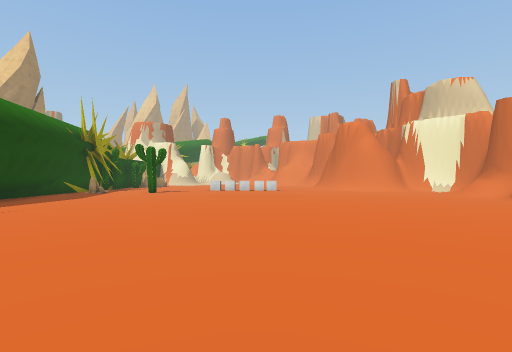
[1] (above)

24 first-person views from a walk through a scene from a Unity 3-D project. The camera is 1.5 m above the floor, looks level and sees 85° across. The floor is counted in squares, 2 m on a side. Each view is taken from the middle of a square. On the plan, view 1 faces up. The plan holds only what a view shows up to about 10 squares ahead; the rest is blank. The place goes on beyond the plan. The player character is not drawn. Some animated figures are not drawn. Some surface patterns are stand-ins.

[2]
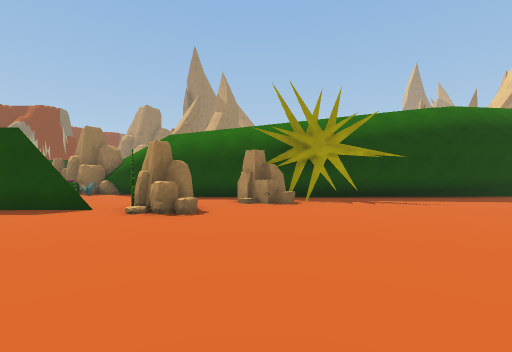

[3]
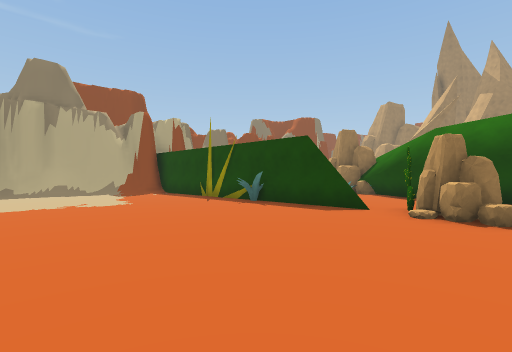

[4]
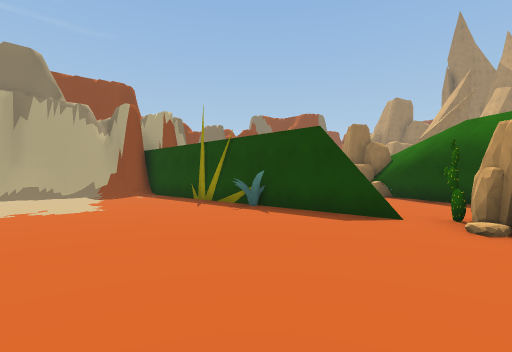

[5]
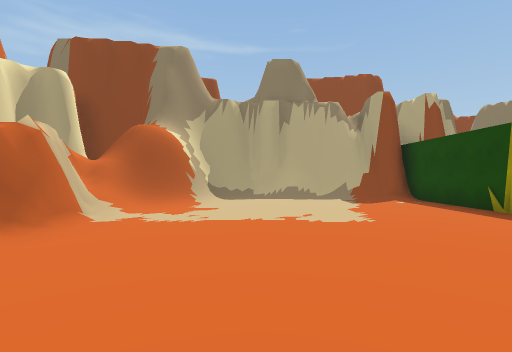

[6]
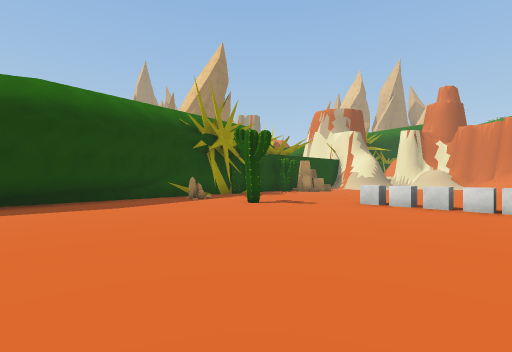

[7]
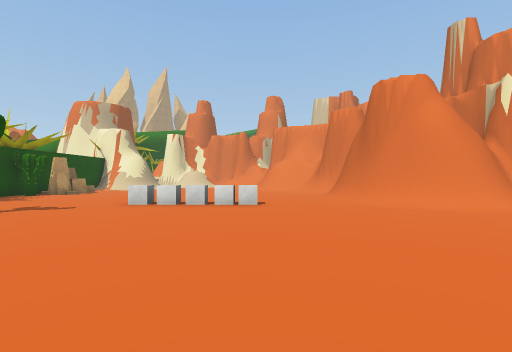

[8]
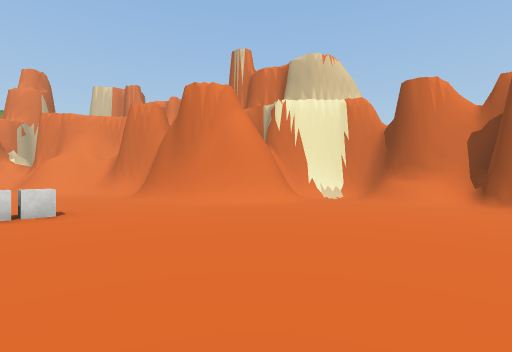

[9]
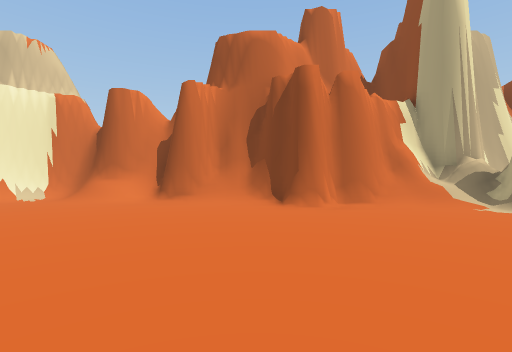

[10]
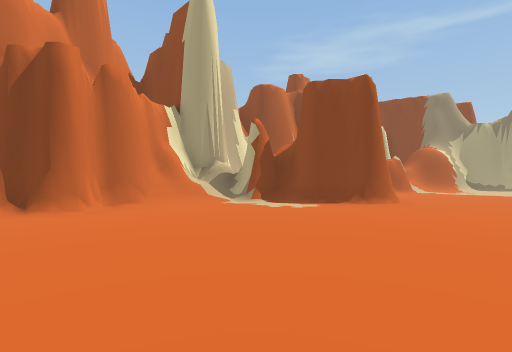

[11]
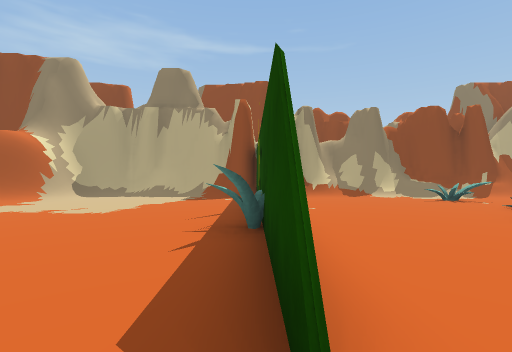

[12]
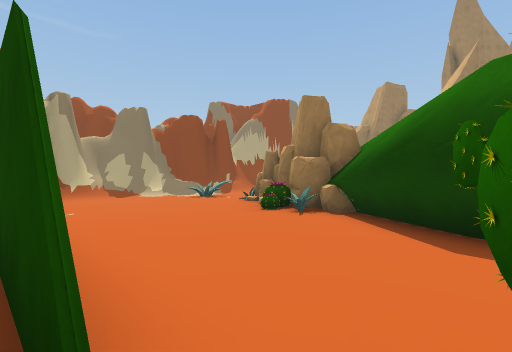

[13]
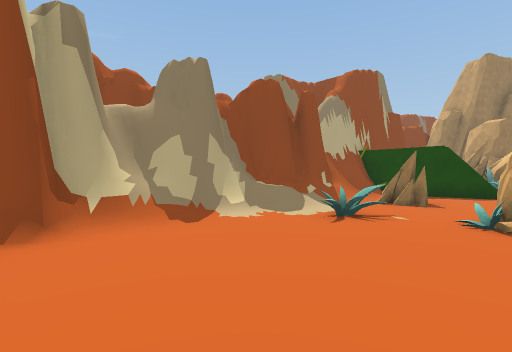

[14]
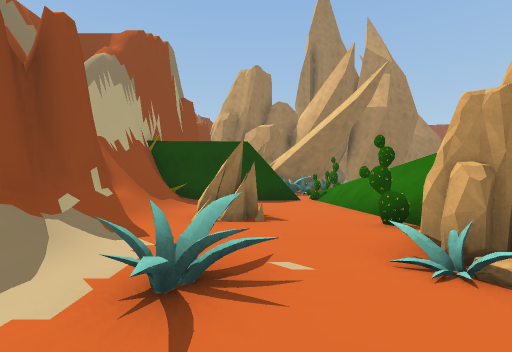

[15]
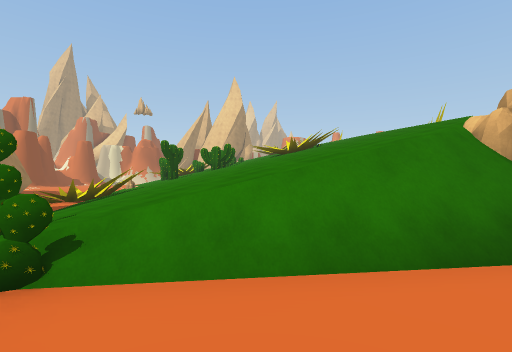

[16]
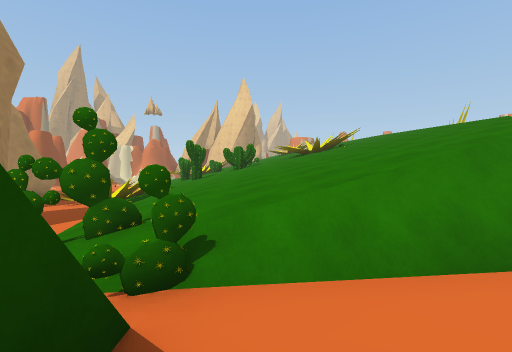

[17]
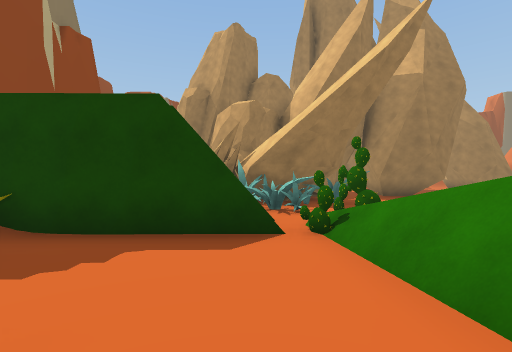

[18]
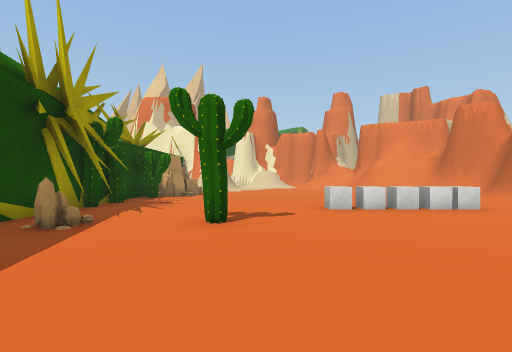

[19]
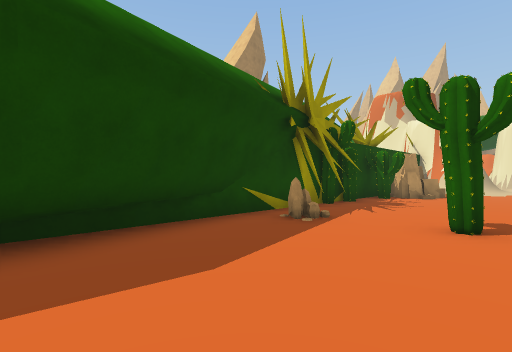

[20]
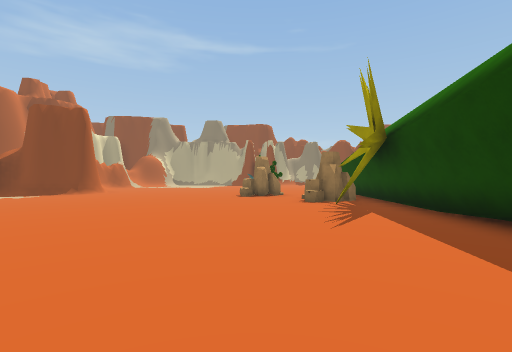

[21]
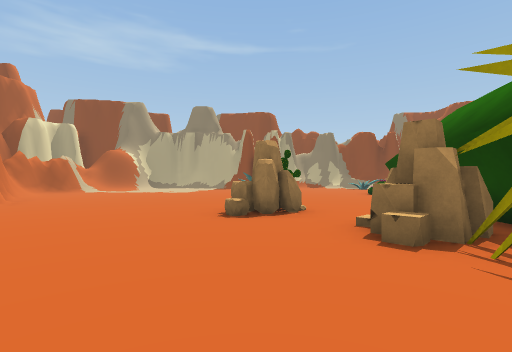

[22]
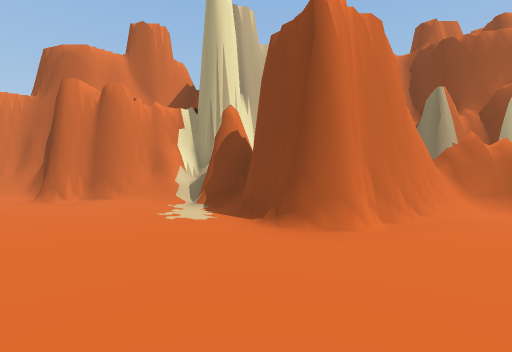

[23]
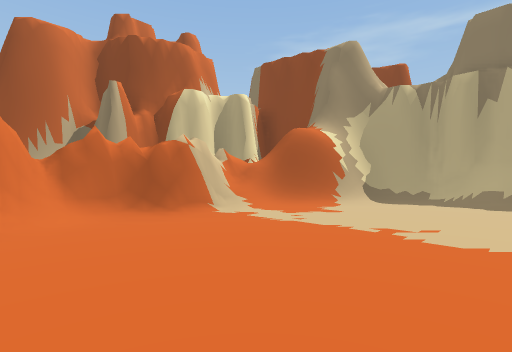

[24]
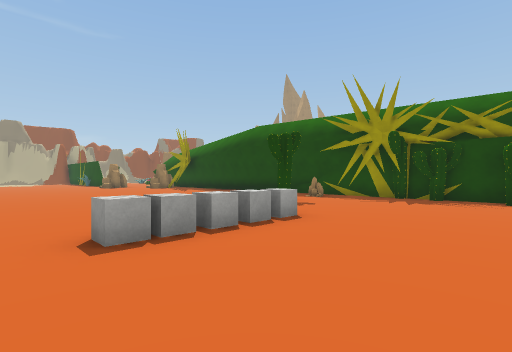

### Floor plan
Key: @ floor where view 1 was taken; # wall or solid block; . main floor; : floor 1 m higher than the main floor; / step, stairs or slope; = window, fence, low wall or low ledge; ^ raised ledge; v drop or lower ground; R rock; C cactus; U cube; O other object.
Columns run from 19 left of view 1 to 10 right of it. Each row starts with its distance up from view 1.
 18            CR........../#
 17           #............##
 16            C...........##
 15            C ....UUUU../#
 14           #............/#####
 13            ...C.........////##
 12           #.R.............../#
 11           ##.............../##
 10            #.............../#
  9            #.............../#
  8            #.............../#
  7            #.............../#
  6            #...............##
  5            #..............##
  4            #..............##
  3            ###............##
  2            ##R............/#
  1             RR............/#
  0 ^^^^       #.......@.....###
 -1 ^^^^       #..RR.......######
 -2 ^^^^       #..C.......##    #
 -3 ^^^^^     ##...#.......#
 -4 ^^^^^     #....#.......##
 -5 ^^^^^    O.....#......./#
 -6 ^^^^^    RC....O......./#
 -7 ^CC^^###RR.....#.......##  #
 -8 O^C^...CRR.....#.......## v#
 -9 O^^.....O......#......./= ##
-10   #...R.OO.....#....../####
-11   #../R..O.....#......###
-12   #///////.///###/.../#
-13   #####://##/#######/##
-14     ##########    ##

Positions as (right, up) in squares from view 1, and headings:
1: (0, 0), facing up
2: (2, 1), facing left
3: (2, 0), facing down-left
4: (1, -1), facing down-left
5: (1, -3), facing down
6: (1, 7), facing up-left
7: (1, 7), facing up
8: (0, 8), facing up-right
9: (0, 6), facing right
10: (0, 6), facing down-right
11: (-4, -2), facing down
12: (-4, -2), facing down-left
13: (-5, -8), facing down-left
14: (-8, -10), facing left
15: (-15, -10), facing up
16: (-16, -10), facing up
17: (-13, -9), facing left
18: (-4, 8), facing up
19: (-4, 8), facing up-left
20: (-4, 10), facing down
21: (-4, 5), facing down
22: (-1, -1), facing right
23: (-1, -4), facing down-right
24: (2, 18), facing down-left
